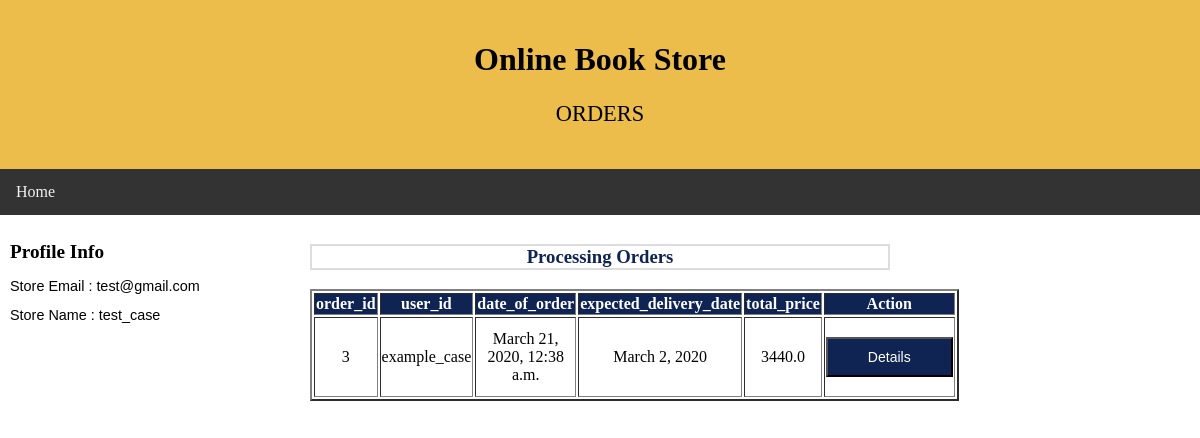
The page /orderProcessing (signed in) on the database its author committed.
### newApp/models.py (models this page shows, shortened)
class Order(models.Model):
    STATUS_CHOICES= [
        ('Delivered', 'Delivered'),
        ('Processing', 'Processing'),
        ('Cancelled', 'Cancelled'),
    ]
    order_id = models.CharField(max_length = 10, primary_key = True)
    user_id = models.ForeignKey(Customer,
    on_delete = models.CASCADE
    )
    store_id  = models.ForeignKey(
    Book_store,
    to_field = 'store_id',
    db_column = 'store_id',
    on_delete = models.CASCADE
    )
    status = models.CharField(max_length = 20, choices = STATUS_CHOICES)
    date_of_order = models.DateTimeField(auto_now_add = True)
    expected_delivery_date = models.DateField(null = True)
    delivered_date = models.DateField(null = True)
    cancelled_date = models.DateField(null = True)
    cancelled_by = models.CharField(max_length = 20, null=True)
    cancellation_remarks = models.CharField(max_length = 100, null=True)
    total_price = models.FloatField()
    address_no = models.IntegerField(default = 0)
    class Meta:
        db_table = "Order"

class Customer(models.Model):
    user_id = models.CharField(max_length = 50, primary_key = True)
    email = models.EmailField()
    password = models.CharField(max_length = 50 )
    first_name = models.CharField(max_length = 50)
    middle_name = models.CharField(max_length = 50)
    last_name = models.CharField(max_length = 50)
    phone_no = models.CharField(max_length = 50)
    class Meta:
        db_table = "Customer"

### newApp/views.py (the view)
# urls.py: path('orderProcessing', views.inProcessOrder, name='inProcessOrder'),
def inProcessOrder(request):
    if sessionCheck(request) == True:
        email = request.session['email']
        store_row = fetchStoreRow(email)                                        #1. Store details from the session
        store_id = store_row[0]                                                 #Store ID
        store_name = store_row[1]                                               #Store name extracted
        status = "Processing"                                                    #2. Status to be searched
        q_result = Order.objects.filter(store_id = store_id, status = status)   #3. Selecting all the rows from the Order table with the given store_id and status
        return render(request, 'store/processingOrder.html', {'store_email': email, 'store_name' : store_name,  'q_result' : q_result})
    else:
        messages.error(request, "Invalid Form")
        return render(request, 'store/signUpFail.html', {})

### newApp/views.py (called while the page is built)
def sessionCheck(request):
    email = request.session['email']
    cursor = connection.cursor()
    query = '''SELECT *
               FROM Book_store
               WHERE email=%s'''
    cursor.execute(query, [email])
    q_result = cursor.fetchall()
    userCount = len(q_result)
    if userCount == 1:
        return True
    else:
        return False

def fetchStoreRow(email):
    cursor = connection.cursor()
    query = '''SELECT *
               FROM Book_store
               WHERE email=%s'''
    cursor.execute(query, [email])
    q_result = cursor.fetchone()
    return q_result

### newApp/templates/store/processingOrder.html (shortened to what this page needs)
<!DOCTYPE html>
<html lang="en">
<head>
</head>
<body>
<div class="header">
  <h1>Online Book Store</h1>
  <p style="font-family:times new roman;font-size:140%";>ORDERS</p>
</div>
<div class="topnav">
  <a href="/storeProfile">Home</a>
</div>
<div class="row">
  <div class="column side">
    <h2 style="font-family:times new roman;font-size:120%";>Profile Info</h2>
    <p style="font-family:arial;font-size:90%;line-height:1.0";>
       Store Email : {{store_email}}<br><br>
	     Store Name  : {{store_name}}<br>
    </p>
</div>
  <div class="column middle">
    <h3 style="color:#0f2453;border:2px solid #ddd">Processing Orders</h3>
  		{% if q_result %}
            <table border="2" align="center">
                <tr style="background-color: #0f2453">
    						<th style="color: white">order_id</th>
    						<th style="color: white">user_id</th>
                <th style="color: white">date_of_order</th>
                <th style="color: white">expected_delivery_date</th>
                <th style="color: white">total_price</th>
    						<th style="color: white;margin-right: 1%">Action</th>
                </tr>
                {% for r in q_result %}
                  <tr>
        						<td>{{ r.order_id }}</td>
        						<td>{{ r.user_id.pk }}</td>
        						<td>{{ r.date_of_order }}</td>
        						<td>{{ r.expected_delivery_date }}</td>
                    <td>{{ r.total_price }}</td>
                    <td><form method="get"  action="{% url 'orderDetails' r.order_id %}">{% csrf_token %}
                          <br><button class="button" style="width: 100%">Details</button><br><br>
                        </form>
                    </td>
                  </tr>
                {% endfor %}
            </table>
  		{% else %}
  			 <h3 align="center">You have no Processing Orders</h3>
  		{% endif %}
  </div>
  <div class="column side">
  </div>
</div>
</body>
</html>

### newApp/templates/store/processingOrder.html (style rules this page uses)
* { box-sizing: border-box; }
body { margin: 0; }
.header { background-color: #EDBD4C; padding: 20px; text-align: center; }
.topnav { overflow: hidden; background-color: #333; }
.topnav a { float: left; display: block; color: #f2f2f2; text-align: center; padding: 14px 16px; text-decoration: none; }
.column { float: left; padding: 10px; }
.column.side { width: 25%; }
.column.middle { width: 50%; text-align: center; }
.row:after { content: ""; display: table; clear: both; }
.button { background-color: #0f2453; border: ; color: white; padding: 10px 40px; text-align: center; font-size: 14px; cursor: pointer; }

### rows shown on the page
Order: order_id "3", user_id.pk "example_case", date_of_order "March 21, 2020, 12:38 a.m.", expected_delivery_date "March 2, 2020", total_price "3440.0"

### other values the page prints
{{ store_email }} "test@gmail.com"
{{ store_name }} "test_case"
